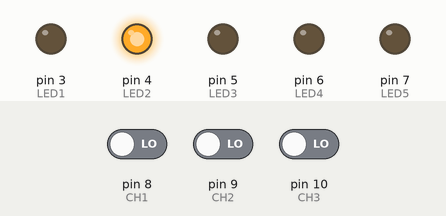
This sketch was run on a simulated Arduino Uno, built with avr-gcc and run on an emulated ATmega328P. On the bench: output pins drawn as LEDs (lit = HIGH). Inputs (shaded band) come from the test bench; at power-on: pin 8 (CH1) LOW, pin 9 (CH2) LOW, pin 10 (CH3) LOW.

Above: at 1.2 s.
1.3 s: pin 8 (CH1) driven HIGH
At 2.5 s:
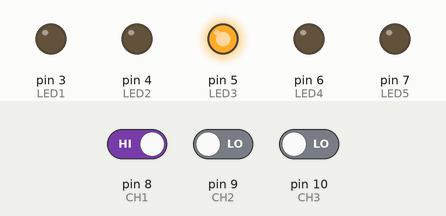
2.8 s: pin 8 (CH1) driven LOW
At 3.8 s:
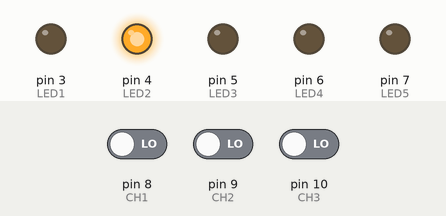
4.3 s: pin 9 (CH2) driven HIGH
At 5.0 s:
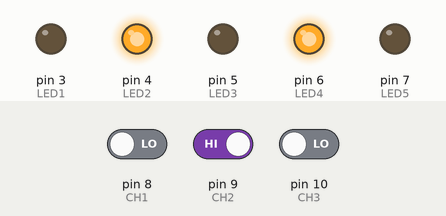
7.3 s: pin 9 (CH2) driven LOW
At 9.2 s:
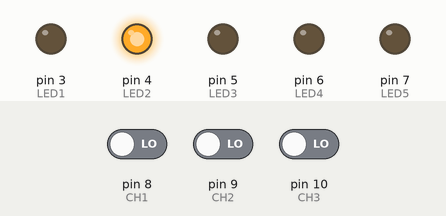
9.8 s: pin 10 (CH3) driven HIGH
At 11.1 s:
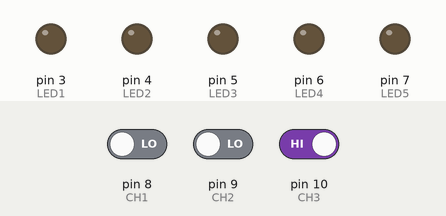
12.3 s: pin 9 (CH2) driven HIGH
At 13.9 s:
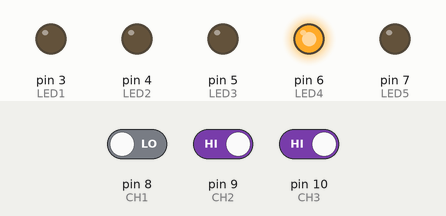
Timing chart, 0 to 25.3 s (numbered marks = the images above; inputs shaded):
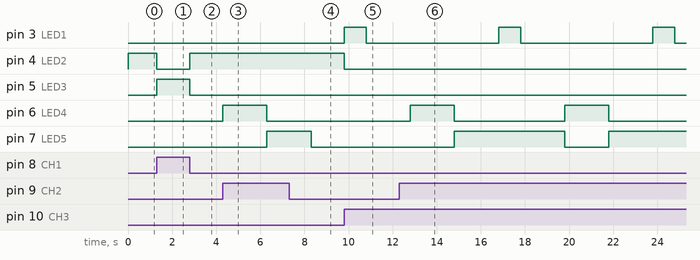

The sketch:

prova_samu_CTE.ino
```cpp
// Prova Prática Arduino C: Sistema Eletrônico Sinalizador de Ambulância (SAMU)
// Instituição: FIAP • Curso: Engenharia da Computação • Turma: 1ECR
// Disciplina: Computational Thinking for Engineering (CTE) • Professor: Fabio H. Pimentel
// Aluno: Guilherme Macario da Silva • RM: 84053

// Definição de Pinos das Chaves
const int CH1 = 8;   // Chave 1 (Prioridade Máxima de Emergência)
const int CH2 = 9;   // Chave 2 (Sinalizador Estroboscópico LEDs 4 e 5)
const int CH3 = 10;  // Chave 3 (Sinalizador de Posição LED 1 e LED 2)

// Definição de Pinos dos LEDs
const int LED1 = 3;  // LED 1 (Pisca 1s aceso / 2s apagado quando CH3 = ON)
const int LED2 = 4;  // LED 2 (Aceso contínuo quando CH3 = OFF)
const int LED3 = 5;  // LED 3 (Prioridade de Emergência: Aceso contínuo quando CH1 = ON)
const int LED4 = 6;  // LED 4 (Pisca complementar 2s com LED 5 quando CH2 = ON)
const int LED5 = 7;  // LED 5 (Pisca complementar 2s com LED 4 quando CH2 = ON)

void setup() {
  pinMode(CH1, INPUT);
  pinMode(CH2, INPUT);
  pinMode(CH3, INPUT);

  pinMode(LED1, OUTPUT);
  pinMode(LED2, OUTPUT);
  pinMode(LED3, OUTPUT);
  pinMode(LED4, OUTPUT);
  pinMode(LED5, OUTPUT);
}

void loop() {
  int estadoCh1 = digitalRead(CH1);
  int estadoCh2 = digitalRead(CH2);
  int estadoCh3 = digitalRead(CH3);

  // CHAVE 1 (Prioridade Máxima):
  // Quando em ON: Desabilita chaves 2 e 3, acende continuamente LED 3 e apaga os demais LEDs.
  if (estadoCh1 == HIGH) {
    digitalWrite(LED3, HIGH);
    digitalWrite(LED1, LOW);
    digitalWrite(LED2, LOW);
    digitalWrite(LED4, LOW);
    digitalWrite(LED5, LOW);
  } else {
    // Quando em OFF: Libera as funções das chaves 2 e 3, e apaga o LED 3.
    digitalWrite(LED3, LOW);

    // Controle da Chave 2 (LEDs 4 e 5 complementares em intervalos de 2 segundos)
    if (estadoCh2 == HIGH) {
      digitalWrite(LED4, HIGH);
      digitalWrite(LED5, LOW);
      delay(2000);
      digitalWrite(LED4, LOW);
      digitalWrite(LED5, HIGH);
      delay(2000);
    } else {
      digitalWrite(LED4, LOW);
      digitalWrite(LED5, LOW);
    }

    // Controle da Chave 3:
    // ON  -> Liga LED 1 (1s aceso / 2s apagado periodicamente) e desliga LED 2
    // OFF -> Liga LED 2 com acendimento contínuo e desliga LED 1
    if (estadoCh3 == HIGH) {
      digitalWrite(LED2, LOW);
      digitalWrite(LED1, HIGH);
      delay(1000);
      digitalWrite(LED1, LOW);
      delay(2000);
    } else {
      digitalWrite(LED1, LOW);
      digitalWrite(LED2, HIGH);
    }
  }
}
```

Measured:
- after the input at 1.3 s, pin 4 (LED2): HIGH → LOW at once; pin 5 (LED3): LOW → HIGH at once
- after the input at 2.8 s, pin 4 (LED2): LOW → HIGH at once; pin 5 (LED3): HIGH → LOW at once
- after the input at 4.3 s, pin 6 (LED4): LOW → HIGH at once, → LOW 2.0 s later; pin 7 (LED5): LOW → HIGH after 2.0 s
- after the input at 7.3 s, pin 6 (LED4): stays LOW (without the input it goes to HIGH after 1.0 s)
- after the input at 9.8 s, pin 3 (LED1): LOW → HIGH at once, → LOW 1.0 s later; pin 4 (LED2): HIGH → LOW at once
- after the input at 12.3 s, pin 3 (LED1): alternates HIGH for 1.0 s and LOW for 6.0 s, starting after 4.5 s; pin 6 (LED4): alternates HIGH for 2.0 s and LOW for 5.0 s, starting after 0.50 s; pin 7 (LED5): LOW → HIGH after 2.5 s, → LOW 5.0 s later, → HIGH 2.0 s later
